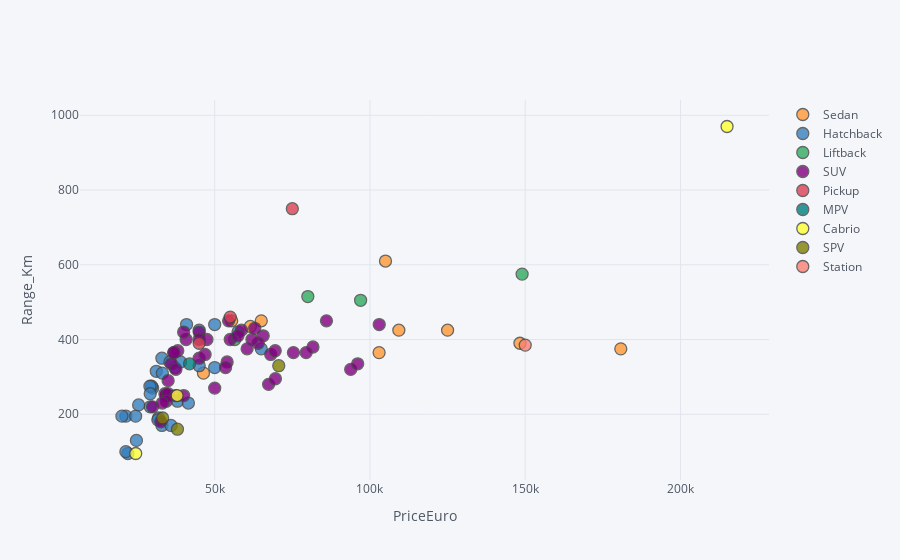

Notebook cell for this chart:
### Code cell
EV.iplot(x='PriceEuro', y='Range_Km', categories='BodyStyle',
        xTitle='PriceEuro', yTitle='Range_Km')

### Figure 1 — Plotly figure (JSON) as saved in the notebook; plotly's stock layout.template omitted (floating-point values rounded to 4 significant figures)
{"data": [{"marker": {"color": "rgba(255, 153, 51, 1.0)", "line": {"width": 1.3}, "opacity": 0.8, "size": 12, "symbol": "circle"}, "mode": "markers", "name": "Sedan", "textfont": {"color": "#4D5663"}, "type": "scatter", "x": [55480, 105000, 46380, 65000, 180781, 125000, 61480, 102945, 109302, 148301], "y": [450, 610, 310, 450, 375, 425, 435, 365, 425, 390]}, {"marker": {"color": "rgba(55, 128, 191, 1.0)", "line": {"width": 1.3}, "opacity": 0.8, "size": 12, "symbol": "circle"}, "mode": "markers", "name": "Hatchback", "textfont": {"color": "#4D5663"}, "type": "scatter", "x": [30000, 32997, 31900, 29682, 29234, 40936, 21421, 31681, 29146, 33000, 38017, 31184, 37237, 45000, 33133, 24534, 20129, 35921, 24790, 29234, 50000, 41526, 25500, 22030, 38987, 21387, 34900, 57500, 35575, 45000, 50000, 65000], "y": [270, 170, 190, 275, 220, 440, 195, 185, 275, 350, 235, 315, 325, 425, 310, 195, 195, 170, 130, 255, 440, 230, 225, 95, 340, 100, 250, 420, 340, 330, 325, 375]}, {"marker": {"color": "rgba(50, 171, 96, 1.0)", "line": {"width": 1.3}, "opacity": 0.8, "size": 12, "symbol": "circle"}, "mode": "markers", "name": "Liftback", "textfont": {"color": "#4D5663"}, "type": "scatter", "x": [56440, 34459, 79990, 149000, 96990], "y": [400, 250, 515, 575, 505]}, {"marker": {"color": "rgba(128, 0, 128, 1.0)", "line": {"width": 1.3}, "opacity": 0.8, "size": 12, "symbol": "circle"}, "mode": "markers", "name": "SUV", "textfont": {"color": "#4D5663"}, "type": "scatter", "x": [68040, 55000, 69484, 40795, 30000, 58620, 35000, 45000, 60437, 34361, 67358, 38105, 32646, 50000, 45000, 33971, 81639, 36837, 36057, 79445, 35000, 40000, 85990, 37422, 40000, 65620, 75351, 54475, 62900, 45000, 64000, 34400, 57500, 54000, 102990, 46900, 69551, 47500, 37500, 93800, 36837, 33133, 53500, 96050, 62000], "y": [360, 400, 370, 400, 220, 425, 290, 420, 375, 250, 280, 370, 180, 270, 350, 255, 380, 365, 335, 365, 255, 420, 450, 250, 250, 410, 365, 450, 430, 400, 390, 235, 410, 340, 440, 360, 295, 400, 320, 320, 365, 230, 325, 335, 400]}, {"marker": {"color": "rgba(219, 64, 82, 1.0)", "line": {"width": 1.3}, "opacity": 0.8, "size": 12, "symbol": "circle"}, "mode": "markers", "name": "Pickup", "textfont": {"color": "#4D5663"}, "type": "scatter", "x": [75000, 55000, 45000], "y": [750, 460, 390]}, {"marker": {"color": "rgba(0, 128, 128, 1.0)", "line": {"width": 1.3}, "opacity": 0.8, "size": 12, "symbol": "circle"}, "mode": "markers", "name": "MPV", "textfont": {"color": "#4D5663"}, "type": "scatter", "x": [41906], "y": [335]}, {"marker": {"color": "rgba(255, 255, 51, 1.0)", "line": {"width": 1.3}, "opacity": 0.8, "size": 12, "symbol": "circle"}, "mode": "markers", "name": "Cabrio", "textfont": {"color": "#4D5663"}, "type": "scatter", "x": [215000, 24565, 37900], "y": [970, 95, 250]}, {"marker": {"color": "rgba(128, 128, 0, 1.0)", "line": {"width": 1.3}, "opacity": 0.8, "size": 12, "symbol": "circle"}, "mode": "markers", "name": "SPV", "textfont": {"color": "#4D5663"}, "type": "scatter", "x": [33246, 38000, 70631], "y": [190, 160, 330]}, {"marker": {"color": "rgba(251, 128, 114, 1.0)", "line": {"width": 1.3}, "opacity": 0.8, "size": 12, "symbol": "circle"}, "mode": "markers", "name": "Station", "textfont": {"color": "#4D5663"}, "type": "scatter", "x": [150000], "y": [385]}], "layout": {"legend": {"bgcolor": "#F5F6F9", "font": {"color": "#4D5663"}}, "paper_bgcolor": "#F5F6F9", "plot_bgcolor": "#F5F6F9", "title": {"font": {"color": "#4D5663"}}, "xaxis": {"gridcolor": "#E1E5ED", "showgrid": true, "tickfont": {"color": "#4D5663"}, "title": {"font": {"color": "#4D5663"}, "text": "PriceEuro"}, "zerolinecolor": "#E1E5ED"}, "yaxis": {"gridcolor": "#E1E5ED", "showgrid": true, "tickfont": {"color": "#4D5663"}, "title": {"font": {"color": "#4D5663"}, "text": "Range_Km"}, "zerolinecolor": "#E1E5ED"}}}
